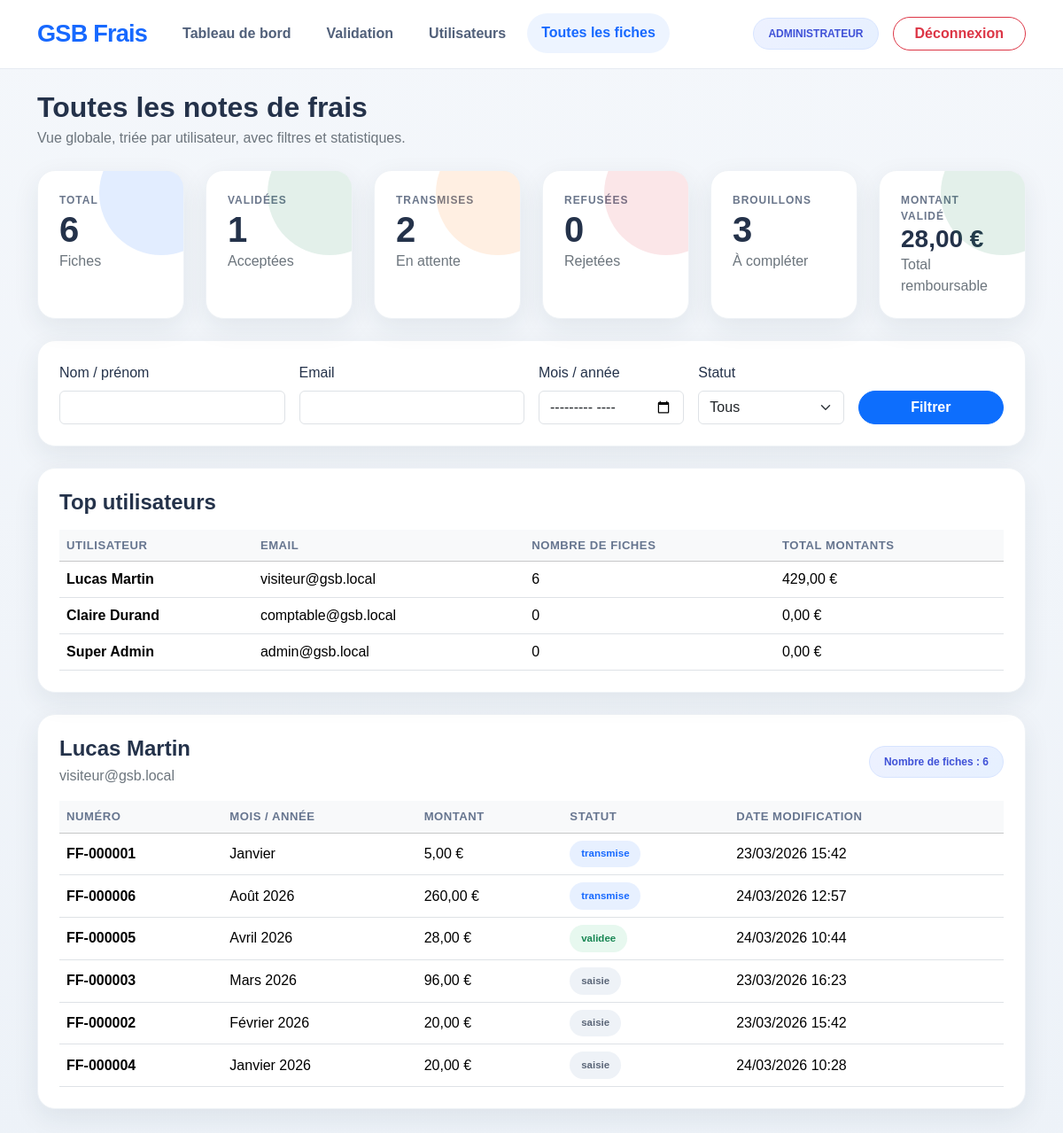
The app's page /toutes_les_fiches.php (signed in) with its own data.
### tables this page shows
CREATE TABLE `fiches_frais` (
  `id` int(11) NOT NULL,
  `numero_fiche` varchar(20) NOT NULL,
  `id_utilisateur` int(11) NOT NULL,
  `mois` varchar(20) NOT NULL,
  `montant_total` decimal(10,2) NOT NULL DEFAULT 0.00,
  `statut` enum('saisie','transmise','validee','refusee') NOT NULL DEFAULT 'saisie',
  `commentaire_visiteur` text DEFAULT NULL,
  `commentaire_comptable` text DEFAULT NULL,
  `date_creation` datetime NOT NULL DEFAULT current_timestamp(),
  `date_modification` datetime NOT NULL DEFAULT current_timestamp() ON UPDATE current_timestamp()
);

CREATE TABLE `utilisateurs` (
  `id` int(11) NOT NULL,
  `nom` varchar(50) NOT NULL,
  `prenom` varchar(50) NOT NULL,
  `email` varchar(120) NOT NULL,
  `mdp` varchar(255) NOT NULL,
  `role` enum('visiteur','comptable','administrateur') NOT NULL DEFAULT 'visiteur',
  `est_approuve` tinyint(1) NOT NULL DEFAULT 0,
  `consentement_cookies` tinyint(1) NOT NULL DEFAULT 0,
  `date_consentement_cookies` datetime DEFAULT NULL,
  `date_creation` datetime NOT NULL DEFAULT current_timestamp()
);

### controleurs/AdminControleur.php (called while the page is built, shortened)
<?php
require_once __DIR__ . '/../configuration/bootstrap.php';
require_once __DIR__ . '/../modeles/FicheRepository.php';
class AdminControleur
{
    private FicheRepository $ficheRepository;
    public function __construct()
    {
        $this->ficheRepository = new FicheRepository();
    }
    public function afficherToutesLesFiches(): void
    {
        $nom = trim($_GET['nom'] ?? '');
        $email = trim($_GET['email'] ?? '');
        $mois = trim($_GET['mois'] ?? '');
        $statut = trim($_GET['statut'] ?? '');
        $fiches = $this->ficheRepository->getFichesComptable(
            $nom !== '' ? $nom : null,
            $email !== '' ? $email : null,
            $mois !== '' ? $mois : null,
            $statut !== '' ? $statut : null
        );
        $fichesParUtilisateur = [];
        foreach ($fiches as $fiche) {
            $cle = $fiche['nom'] . ' ' . $fiche['prenom'] . '|' . $fiche['email'];
            $fichesParUtilisateur[$cle][] = $fiche;
        }
        $statistiques = [
            'total' => $this->ficheRepository->compterToutesLesFiches(),
            'validees' => $this->ficheRepository->compterParStatut('validee'),
            'refusees' => $this->ficheRepository->compterParStatut('refusee'),
            'transmises' => $this->ficheRepository->compterParStatut('transmise'),
            'saisies' => $this->ficheRepository->compterParStatut('saisie'),
            'montant_valide' => $this->ficheRepository->sommeMontantsValides(),
            'top_utilisateurs' => $this->ficheRepository->topUtilisateurs(5),
        ];
        require __DIR__ . '/../vues/admin/toutes_les_fiches.php';
    }
}

### public/toutes_les_fiches.php (called while the page is built, shortened)
<?php
require_once __DIR__ . '/../configuration/bootstrap.php';
require_once __DIR__ . '/../controleurs/AdminControleur.php';
$controleur = new AdminControleur();
$controleur->afficherToutesLesFiches();

### configuration/database.php (called while the page is built)
<?php
class Database
{
    private static ?PDO $instance = null;
    public static function getConnexion(): PDO
    {
        if (self::$instance === null) {
            self::$instance = new PDO(
                'mysql:host=localhost;dbname=gsb_frais_poo;charset=utf8mb4',
                'root',
                '',
                [
                    PDO::ATTR_ERRMODE => PDO::ERRMODE_EXCEPTION,
                    PDO::ATTR_DEFAULT_FETCH_MODE => PDO::FETCH_ASSOC
                ]
            );
        }
        return self::$instance;
    }
}

### modeles/FicheRepository.php (called while the page is built, shortened)
<?php
require_once __DIR__ . '/../configuration/bootstrap.php';
class FicheRepository
{
    private PDO $bdd;
    public function __construct()
    {
        $this->bdd = Database::getConnexion();
    }
    public function getFichesComptable(?string $nom = null, ?string $email = null, ?string $mois = null, ?string $statut = null): array
    {
        $requete = '
            SELECT f.*, u.nom, u.prenom, u.email
            FROM fiches_frais f
            INNER JOIN utilisateurs u ON u.id = f.id_utilisateur
            WHERE 1 = 1
        ';
        $parametres = [];
        $requete .= ' ORDER BY u.nom ASC, u.prenom ASC, f.mois DESC, f.id DESC';
        $sql = $this->bdd->prepare($requete);
        $sql->execute($parametres);
        return $sql->fetchAll(PDO::FETCH_ASSOC);
    }
    public function compterToutesLesFiches(): int
    {
        $sql = $this->bdd->query('SELECT COUNT(*) AS total FROM fiches_frais');
        $resultat = $sql->fetch(PDO::FETCH_ASSOC);
        return (int)($resultat['total'] ?? 0);
    }
    public function compterParStatut(string $statut): int
    {
        $sql = $this->bdd->prepare('SELECT COUNT(*) AS total FROM fiches_frais WHERE statut = ?');
        $sql->execute([$statut]);
        $resultat = $sql->fetch(PDO::FETCH_ASSOC);
        return (int)($resultat['total'] ?? 0);
    }
    public function sommeMontantsValides(): float
    {
        $sql = $this->bdd->query('SELECT COALESCE(SUM(montant_total), 0) AS total FROM fiches_frais WHERE statut = "validee"');
        $resultat = $sql->fetch(PDO::FETCH_ASSOC);
        return (float)($resultat['total'] ?? 0);
    }
    public function topUtilisateurs(int $limite = 5): array
    {
        $sql = $this->bdd->prepare('
            SELECT u.nom, u.prenom, u.email, COUNT(f.id) AS nombre_fiches, COALESCE(SUM(f.montant_total), 0) AS total_montants
            FROM utilisateurs u
            LEFT JOIN fiches_frais f ON f.id_utilisateur = u.id
            GROUP BY u.id, u.nom, u.prenom, u.email
            ORDER BY nombre_fiches DESC, total_montants DESC
            LIMIT ?
        ');
        $sql->bindValue(1, $limite, PDO::PARAM_INT);
        $sql->execute();
        return $sql->fetchAll(PDO::FETCH_ASSOC);
    }
}

### configuration/bootstrap.php (called while the page is built, shortened)
<?php
require_once __DIR__ . '/database.php';
if (!function_exists('e')) {
    function e(?string $valeur): string
    {
        return htmlspecialchars((string)$valeur, ENT_QUOTES, 'UTF-8');
    }
}
if (!function_exists('formaterMoisAnnee')) {
    function formaterMoisAnnee(?string $valeur): string
    {
        if (preg_match('/^\d{4}-\d{2}$/', $valeur)) {
            $date = DateTime::createFromFormat('Y-m', $valeur);
            if ($date) {
                $mois = [
                    'January' => 'janvier',
                    'February' => 'février',
                    'March' => 'mars',
                    'April' => 'avril',
                    'May' => 'mai',
                    'June' => 'juin',
                    'July' => 'juillet',
                    'August' => 'août',
                    'September' => 'septembre',
                    'October' => 'octobre',
                    'November' => 'novembre',
                    'December' => 'décembre',
                ];
                $nomMoisAnglais = $date->format('F');
                $nomMoisFrancais = $mois[$nomMoisAnglais] ?? $nomMoisAnglais;
                return ucfirst($nomMoisFrancais) . ' ' . $date->format('Y');
            }
        }
        return $valeur;
    }
}

### vues/admin/toutes_les_fiches.php (the view, shortened to what this page needs)
<?php
include __DIR__ . '/../squelette/header.php';
?>
<div class="d-flex justify-content-between align-items-center mb-4">
    <div>
        <h1 class="h2 fw-bold mb-1">Toutes les notes de frais</h1>
        <p class="text-secondary mb-0">Vue globale, triée par utilisateur, avec filtres et statistiques.</p>
    </div>
</div>
<div class="row g-4 mb-4">
    <div class="col-12 col-md-6 col-xl-2">
        <div class="bloc-page p-4 h-100 carte-stat carte-stat-bleue">
            <div class="petit-label">TOTAL</div>
            <div class="display-6 fw-bold"><?= (int)$statistiques['total'] ?></div>
            <div class="text-secondary">Fiches</div>
        </div>
    </div>
    <div class="col-12 col-md-6 col-xl-2">
        <div class="bloc-page p-4 h-100 carte-stat carte-stat-verte">
            <div class="petit-label">VALIDÉES</div>
            <div class="display-6 fw-bold"><?= (int)$statistiques['validees'] ?></div>
            <div class="text-secondary">Acceptées</div>
        </div>
    </div>
    <div class="col-12 col-md-6 col-xl-2">
        <div class="bloc-page p-4 h-100 carte-stat carte-stat-orange">
            <div class="petit-label">TRANSMISES</div>
            <div class="display-6 fw-bold"><?= (int)$statistiques['transmises'] ?></div>
            <div class="text-secondary">En attente</div>
        </div>
    </div>
    <div class="col-12 col-md-6 col-xl-2">
        <div class="bloc-page p-4 h-100 carte-stat carte-stat-rouge">
            <div class="petit-label">REFUSÉES</div>
            <div class="display-6 fw-bold"><?= (int)$statistiques['refusees'] ?></div>
            <div class="text-secondary">Rejetées</div>
        </div>
    </div>
    <div class="col-12 col-md-6 col-xl-2">
        <div class="bloc-page p-4 h-100 carte-stat">
            <div class="petit-label">BROUILLONS</div>
            <div class="display-6 fw-bold"><?= (int)$statistiques['saisies'] ?></div>
            <div class="text-secondary">À compléter</div>
        </div>
    </div>
    <div class="col-12 col-md-6 col-xl-2">
        <div class="bloc-page p-4 h-100 carte-stat carte-stat-verte">
            <div class="petit-label">MONTANT VALIDÉ</div>
            <div class="h3 fw-bold mb-0"><?= number_format((float)$statistiques['montant_valide'], 2, ',', ' ') ?> €</div>
            <div class="text-secondary">Total remboursable</div>
        </div>
    </div>
</div>
<div class="bloc-page p-4 mb-4">
    <form method="GET" class="row g-3 align-items-end">
        <div class="col-md-3">
            <label class="form-label">Nom / prénom</label>
            <input type="text" name="nom" class="form-control" value="<?= e($nom) ?>">
        </div>
        <div class="col-md-3">
            <label class="form-label">Email</label>
            <input type="text" name="email" class="form-control" value="<?= e($email) ?>">
        </div>
        <div class="col-md-2">
            <label class="form-label">Mois / année</label>
            <input type="month" name="mois" class="form-control" value="<?= e($mois) ?>">
        </div>
        <div class="col-md-2">
            <label class="form-label">Statut</label>
            <select name="statut" class="form-select">
                <option value="">Tous</option>
            </select>
        </div>
        <div class="col-md-2 d-grid">
            <button class="btn btn-primary btn-arrondi">Filtrer</button>
        </div>
    </form>
</div>
<div class="row g-4 mb-4">
    <div class="col-12">
        <div class="bloc-page p-4">
            <h2 class="h4 fw-bold mb-3">Top utilisateurs</h2>
            <div class="table-responsive">
                <table class="table align-middle mb-0">
                    <thead class="table-light">
                        <tr>
                            <th>Utilisateur</th>
                            <th>Email</th>
                            <th>Nombre de fiches</th>
                            <th>Total montants</th>
                        </tr>
                    </thead>
                    <tbody>
                        <?php foreach ($statistiques['top_utilisateurs'] as $utilisateur): ?>
                            <tr>
                                <td class="fw-semibold"><?= e($utilisateur['prenom'] . ' ' . $utilisateur['nom']) ?></td>
                                <td><?= e($utilisateur['email']) ?></td>
                                <td><?= (int)$utilisateur['nombre_fiches'] ?></td>
                                <td><?= number_format((float)$utilisateur['total_montants'], 2, ',', ' ') ?> €</td>
                            </tr>
                        <?php endforeach; ?>
                    </tbody>
                </table>
            </div>
        </div>
    </div>
</div>
<?php if (empty($fichesParUtilisateur)): ?>
    <div class="bloc-page p-4 text-secondary">Aucune fiche trouvée.</div>
<?php else: ?>
    <?php foreach ($fichesParUtilisateur as $cleUtilisateur => $listeFiches): ?>
        <?php $premiereFiche = $listeFiches[0]; ?>
        <div class="bloc-page p-4 mb-4">
            <div class="d-flex flex-wrap justify-content-between align-items-center mb-3 gap-2">
                <div>
                    <h2 class="h4 fw-bold mb-1"><?= e($premiereFiche['prenom'] . ' ' . $premiereFiche['nom']) ?></h2>
                    <p class="text-secondary mb-0"><?= e($premiereFiche['email']) ?></p>
                </div>
                <span class="badge-role">Nombre de fiches : <?= count($listeFiches) ?></span>
            </div>
            <div class="table-responsive">
                <table class="table table-hover align-middle mb-0">
                    <thead class="table-light">
                        <tr>
                            <th>Numéro</th>
                            <th>Mois / année</th>
                            <th>Montant</th>
                            <th>Statut</th>
                            <th>Date modification</th>
                        </tr>
                    </thead>
                    <tbody>
                        <?php foreach ($listeFiches as $fiche): ?>
                            <?php
                            $classeBadge = match ($fiche['statut']) {
                                'transmise' => 'badge-transmise',
                                'validee' => 'badge-validee',
                                'refusee' => 'badge-refusee',
                                default => 'badge-saisie'
                            };
                            ?>
                            <tr>
                                <td class="fw-semibold"><?= e($fiche['numero_fiche']) ?></td>
                                <td><?= e(formaterMoisAnnee($fiche['mois'])) ?></td>
                                <td><?= number_format((float)$fiche['montant_total'], 2, ',', ' ') ?> €</td>
                                <td>
                                    <span class="badge-statut <?= $classeBadge ?>">
                                        <?= e($fiche['statut']) ?>
                                    </span>
                                </td>
                                <td><?= e(date('d/m/Y H:i', strtotime($fiche['date_modification']))) ?></td>
                            </tr>
                        <?php endforeach; ?>
                    </tbody>
                </table>
            </div>
        </div>
    <?php endforeach; ?>
<?php endif; ?>
<?php include __DIR__ . '/../squelette/footer.php'; ?>

### vues/squelette/header.php (style rules this page uses)
body { background: linear-gradient(180deg, #f4f7fb 0%, #edf2f8 100%); font-family: Arial, Helvetica, sans-serif; color: #24324a; }
.bloc-page { background: #ffffff; border-radius: 20px; box-shadow: 0 10px 30px rgba(31, 45, 61, 0.08); border: 1px solid #eef2f6; }
.badge-role { background: linear-gradient(135deg, #edf1ff, #e6f0ff); color: #3f51d7; border-radius: 999px; padding: 0.5rem 1rem; font-size: 0.75rem; font-weight: 800; border: 1px solid #d7e4ff; }
.badge-statut { border-radius: 999px; padding: 0.42rem 0.8rem; font-size: 0.72rem; font-weight: 800; display: inline-flex; align-items: center; gap: 0.35rem; }
.badge-saisie { background: #eef2f7; color: #5b6678; }
.badge-transmise { background: #e7f0ff; color: #1769ff; }
.badge-validee { background: #e7f8ef; color: #198754; }
.btn-arrondi { border-radius: 999px; font-weight: 700; }
.petit-label { font-size: 0.75rem; font-weight: 800; letter-spacing: 0.08em; color: #6a768b; }
.carte-stat { position: relative; overflow: hidden; }
.carte-stat::after { content: ''; position: absolute; width: 140px; height: 140px; border-radius: 50%; top: -45px; right: -45px; opacity: 0.12; }
.carte-stat-bleue::after { background: #1769ff; }
.carte-stat-verte::after { background: #198754; }
.carte-stat-orange::after { background: #fd7e14; }
.carte-stat-rouge::after { background: #dc3545; }
.table thead th { font-size: 0.82rem; text-transform: uppercase; letter-spacing: 0.04em; color: #66758f; }

### records on screen
fiches_frais: id_utilisateur.nom "Lucas Martin", id_utilisateur.email "visiteur@gsb.local", count($listeFiches) "6", numero_fiche "FF-000001", mois "Janvier", montant_total "5,00", statut "transmise", date_modification "23/03/2026 15:42"
fiches_frais: numero_fiche "FF-000006", mois "Août 2026", montant_total "260,00", statut "transmise", date_modification "24/03/2026 12:57"
fiches_frais: numero_fiche "FF-000005", mois "Avril 2026", montant_total "28,00", statut "validee", date_modification "24/03/2026 10:44"
fiches_frais: numero_fiche "FF-000003", mois "Mars 2026", montant_total "96,00", statut "saisie", date_modification "23/03/2026 16:23"
fiches_frais: numero_fiche "FF-000002", mois "Février 2026", montant_total "20,00", statut "saisie", date_modification "23/03/2026 15:42"
fiches_frais: numero_fiche "FF-000004", mois "Janvier 2026", montant_total "20,00", statut "saisie", date_modification "24/03/2026 10:28"

### other values on screen
$roleSession "ADMINISTRATEUR"
$statistiques['total'] "6"
$statistiques['validees'] "1"
$statistiques['transmises'] "2"
$statistiques['refusees'] "0"
$statistiques['saisies'] "3"
$statistiques['montant_valide'] "28,00"
$utilisateur['prenom'] . ' ' . $utilisateur['nom'] "Lucas Martin"
$utilisateur['email'] "visiteur@gsb.local"
$utilisateur['nombre_fiches'] "6"
$utilisateur['total_montants'] "429,00"
$utilisateur['prenom'] . ' ' . $utilisateur['nom'] "Claire Durand"
$utilisateur['email'] "comptable@gsb.local"
$utilisateur['nombre_fiches'] "0"
$utilisateur['total_montants'] "0,00"
